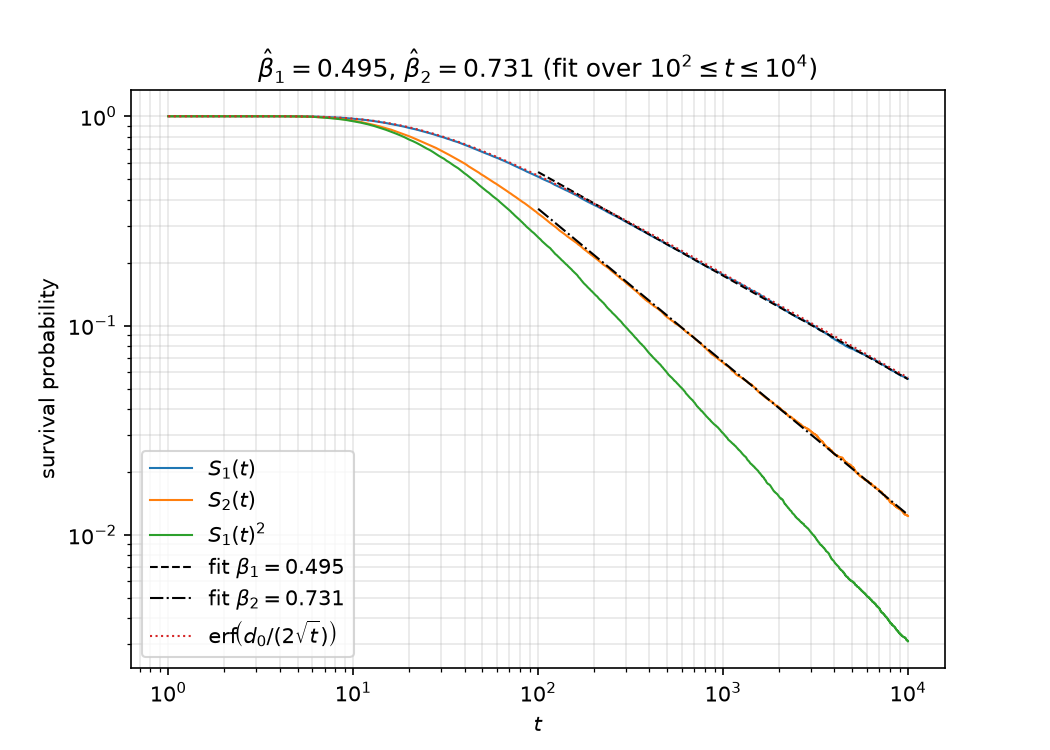

This figure's Python source:
import numpy as np
import matplotlib.pyplot as plt
from scipy.special import erf

rng = np.random.default_rng(5)

# Calculations

def one_lion(R, N):
    lamb_pos = np.zeros(R)
    lamb_caught_step = np.zeros(R)
    lion_pos = np.zeros(R) + 10
    for i in range(N):
        U_lamb = rng.random(R)
        U_lion = rng.random(R)
        lamb_pos = lamb_pos + (U_lamb < 0.5) - (U_lamb >= 0.5)
        lion_pos = lion_pos + (U_lion < 0.5) - (U_lion >= 0.5)
        newly_caught = (lamb_pos == lion_pos) & (lamb_caught_step == 0)
        lamb_caught_step[newly_caught] = i + 1
    return lamb_caught_step # uncaught lambs have value 0

def two_lions(R, N):
    lamb_pos = np.zeros(R)
    lamb_caught_step = np.zeros(R)
    lion_pos = np.zeros((R, 2)) + 10
    for i in range(N):
        U_lamb = rng.random(R)
        U_lion = rng.random((R, 2))
        lamb_pos = lamb_pos + (U_lamb < 0.5) - (U_lamb >= 0.5)
        lion_pos = lion_pos + (U_lion < 0.5) - (U_lion >= 0.5)
        newly_caught = (lamb_pos[:, None] == lion_pos).any(axis=1) & (lamb_caught_step == 0)
        lamb_caught_step[newly_caught] = i + 1
    return lamb_caught_step # uncaught lambs have value 0

#plot
R, N, d0 = 2 * 10**4, 10**4, 10
t = np.arange(1, N + 1)

def survival(caught):
    counts = np.bincount(caught[caught > 0].astype(int), minlength=N + 1)
    return (1 - np.cumsum(counts) / R)[1:]

S1, S2 = survival(one_lion(R, N)), survival(two_lions(R, N))

mask = (t >= 10**2) & (t <= 10**4)
fit = lambda S: np.polyfit(np.log(t[mask]), np.log(S[mask]), 1)
beta1, logA1 = fit(S1)
beta2, logA2 = fit(S2)

fig, ax = plt.subplots(figsize=(7, 5))
ax.loglog(t, S1, lw=1, label=r"$S_1(t)$")
ax.loglog(t, S2, lw=1, label=r"$S_2(t)$")
ax.loglog(t, S1**2, lw=1, label=r"$S_1(t)^2$")
ax.loglog(t[mask], np.exp(logA1) * t[mask]**beta1, "k--", lw=1,
          label=rf"fit $\beta_1 = {-beta1:.3f}$")
ax.loglog(t[mask], np.exp(logA2) * t[mask]**beta2, "k-.", lw=1,
          label=rf"fit $\beta_2 = {-beta2:.3f}$")
ax.loglog(t, erf(d0 / (2 * np.sqrt(t))), ":", lw=1,
          label=r"$\mathrm{erf}\!\left(d_0/(2\sqrt{t})\right)$")

ax.set_xlabel(r"$t$")
ax.set_ylabel("survival probability")
ax.set_title(rf"$\hat\beta_1 = {-beta1:.3f}$, $\hat\beta_2 = {-beta2:.3f}$ "
             rf"(fit over $10^2 \leq t \leq 10^4$)")
ax.legend()
ax.grid(True, which="both", alpha=0.3)
fig.savefig("problem_4.png", dpi=150)
plt.show()

for tt in (10**2, 10**3, 10**4):
    i = tt - 1
    print(f"t = {tt:>6}   S2 = {S2[i]:.4f}   S1^2 = {S1[i]**2:.4f}")
